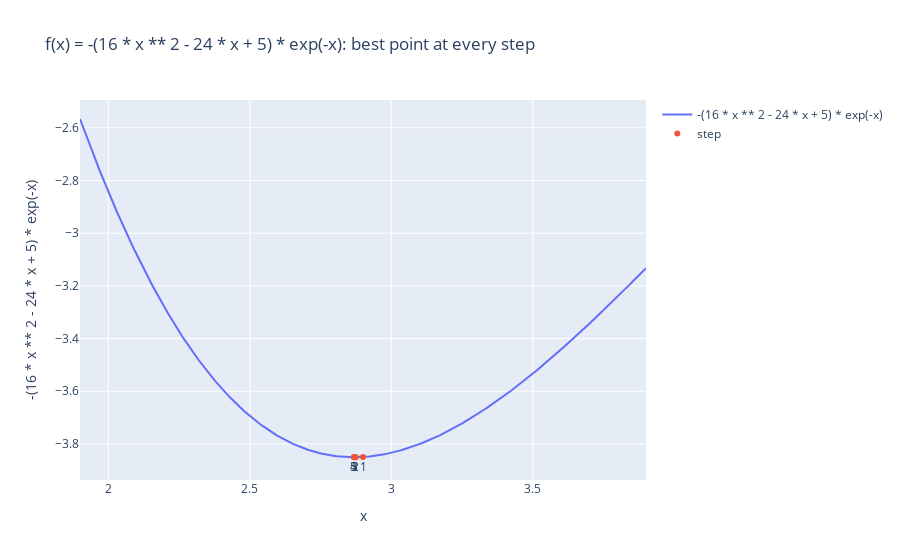
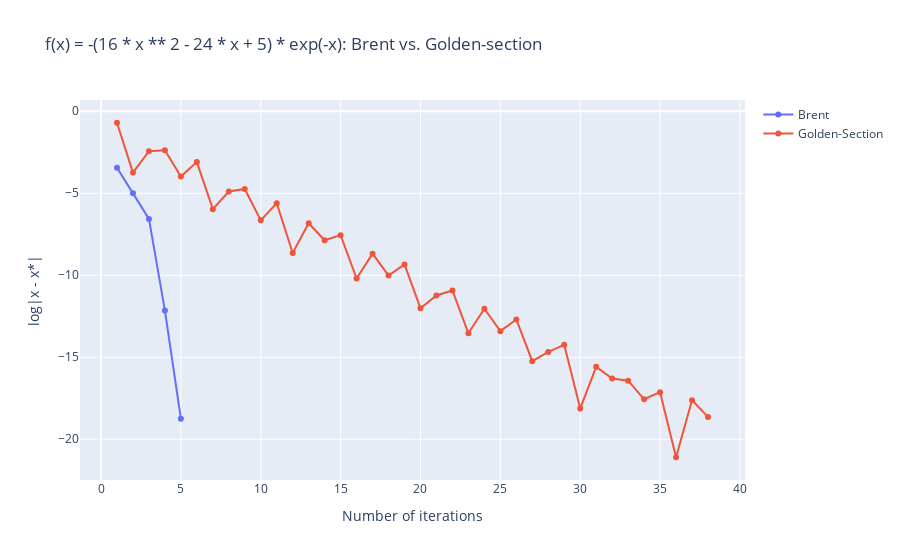

Write notebook code for charts like these, in order.
### Markdown cell above
Странно, конечно, что первый пример идет на неунимодальной функции, но зато на нем видно, что мы сошлись в минимум (и даже глобальный!), но это просто повезло.

### Code cell
plot(4, formula="-(16 * x ** 2 - 24 * x + 5) * exp(-x)")

### Figure 1 — Plotly figure (JSON) as saved in the notebook; plotly's stock layout.template omitted (floating-point values rounded to 4 significant figures; data arrays with more than 128 entries replaced by an {"elided": "..."} marker saying what was removed)
{"data": [{"mode": "lines", "name": "-(16 * x ** 2 - 24 * x + 5) * exp(-x)", "type": "scatter", "x": {"elided": "1000 float values"}, "y": {"elided": "1000 float values"}}, {"mode": "markers+text", "name": "step", "text": [1, 2, 3, 4, 5], "textposition": "bottom center", "type": "scatter", "x": [2.9, 2.875, 2.869, 2.868, 2.868], "y": [-3.849, -3.85, -3.85, -3.85, -3.85]}], "layout": {"title": {"text": "f(x) = -(16 * x ** 2 - 24 * x + 5) * exp(-x): best point at every step"}, "xaxis": {"title": {"text": "x"}}, "yaxis": {"title": {"text": "-(16 * x ** 2 - 24 * x + 5) * exp(-x)"}}}}

### Figure 2 — Plotly figure (JSON) as saved in the notebook; plotly's stock layout.template omitted (floating-point values rounded to 4 significant figures)
{"data": [{"mode": "markers+lines", "name": "Brent", "text": [1, 2, 3, 4, 5], "type": "scatter", "x": [1, 2, 3, 4, 5], "y": [-3.443, -5.0, -6.568, -12.15, -18.75]}, {"mode": "markers+lines", "name": "Golden-Section", "text": [1, 2, 3, 4, 5, 6, 7, 8, 9, 10, 11, 12, 13, 14, 15, 16, 17, 18, 19, 20, 21, 22, 23, 24, 25, 26, 27, 28, 29, 30, 31, 32, 33, 34, 35, 36, 37, 38], "type": "scatter", "x": [1, 2, 3, 4, 5, 6, 7, 8, 9, 10, 11, 12, 13, 14, 15, 16, 17, 18, 19, 20, 21, 22, 23, 24, 25, 26, 27, 28, 29, 30, 31, 32, 33, 34, 35, 36, 37, 38], "y": [-0.7014, -3.74, -2.434, -2.379, -3.973, -3.098, -5.972, -4.893, -4.738, -6.653, -5.61, -8.641, -6.828, -7.866, -7.556, -10.2, -8.683, -10.02, -9.341, -12.02, -11.23, -10.93, -13.54, -12.05, -13.41, -12.7, -15.24, -14.67, -14.24, -18.12, -15.59, -16.3, -16.43, -17.56, -17.13, -21.1, -17.62, -18.64]}], "layout": {"title": {"text": "f(x) = -(16 * x ** 2 - 24 * x + 5) * exp(-x): Brent vs. Golden-section"}, "xaxis": {"title": {"text": "Number of iterations"}}, "yaxis": {"title": {"text": "log|x - x*|"}}}}
